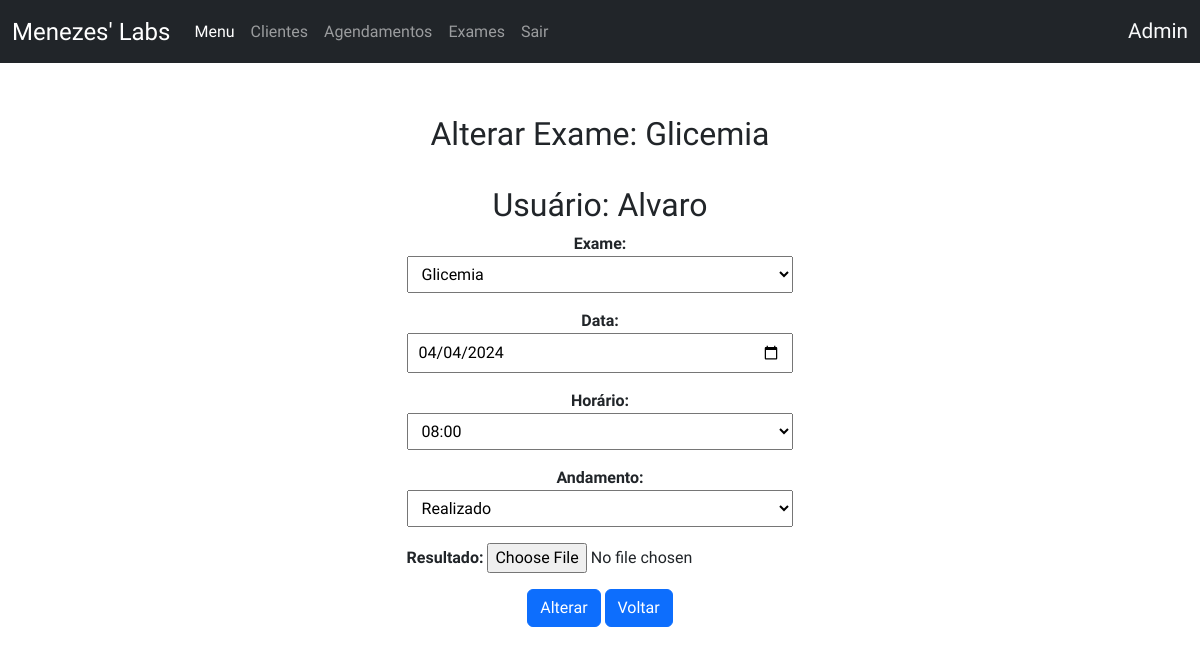
The app's page /alterar/21/ (signed in), older data.
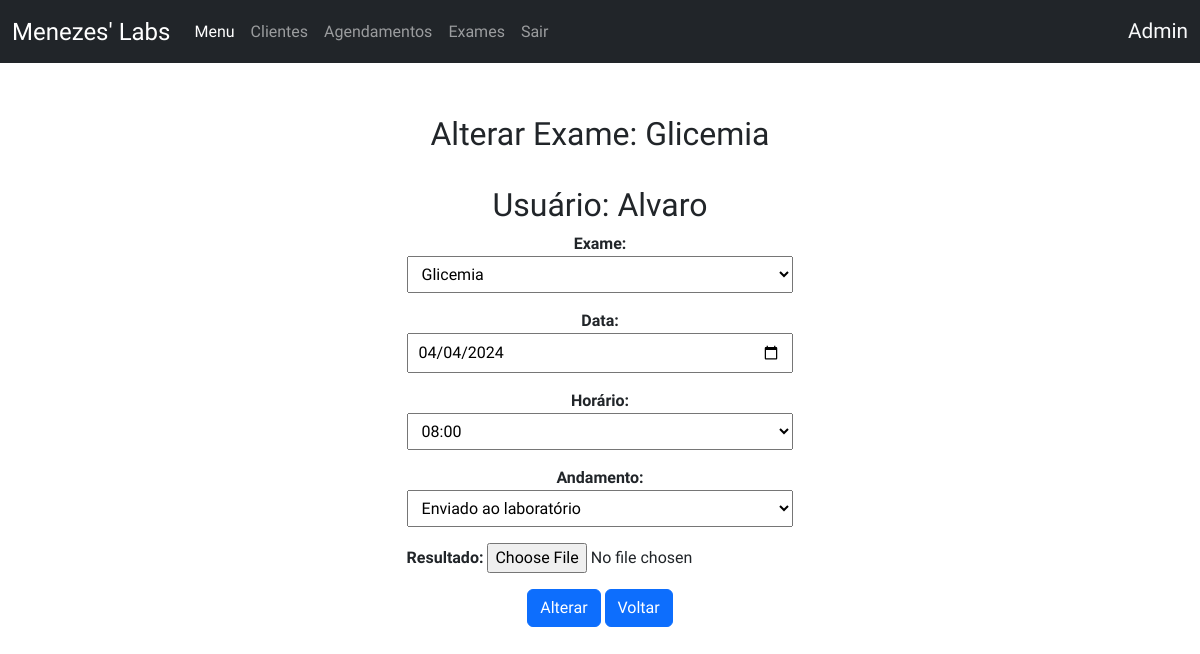
The same page, newer data.
### crud/models.py (models this page shows, shortened)
class Base(models.Model):
    criado = models.DateTimeField(verbose_name ='Criado em',auto_now_add=True)
    modificado = models.DateTimeField(verbose_name ='Modificado em',auto_now=True)
    ativo = models.BooleanField(verbose_name ='Ativo?',default=True)
    class Meta:
        abstract = True

class AgendamentoExame(Base):
    exame = models.ForeignKey(Exame,verbose_name='Exame',on_delete=models.CASCADE)
    data = models.DateField('Data',auto_now=False,auto_now_add=False)
    usuario = models.ForeignKey(User,verbose_name='Usuário',on_delete=models.CASCADE)
    HORARIO_CHOICES = (
    ('07:00', '07:00'),
    ('08:00', '08:00'),
    ('09:00', '09:00'),
    ('10:00', '10:00'),
    ('11:00', '11:00'),
    ('13:00', '13:00'),
    ('14:00', '14:00'),
    ('15:00', '15:00'),
    ('16:00', '16:00'),
    ('17:00', '17:00'),
)
    ANDAMENTO_CHOICES = (
        ('Agendado', 'Agendado'),
        ('Realizado', 'Realizado'),
        ('Enviado ao laboratório', 'Enviado ao laboratório'),
        ('Concluído', 'Concluído'),
        ('Cancelado', 'Cancelado'),
    )
    horario = models.CharField(verbose_name ='Horário', max_length = 5 ,choices=HORARIO_CHOICES)
    andamento = models.CharField(verbose_name ='Andamento',max_length=30,choices=ANDAMENTO_CHOICES,default='Agendado')
    resultado = models.FileField('Resultado',upload_to='pdfs/',null=True,blank=True)
    class Meta:
        verbose_name = 'Agendamento'
        verbose_name_plural = 'Agendamentos'
        ordering = ['data','horario']

class Exame(Base):
    nome = models.CharField('Nome',max_length=100)
    def __str__(self):
        return self.nome
    class Meta:
        verbose_name = 'Exame'
        verbose_name_plural = 'Exames'
        ordering = ['nome']

### crud/views.py (the view, shortened to what this page needs)
# urls.py: path('alterar/<int:pk>/', AdminUpdateView.as_view(), name='update_admin'),
class AdminUpdateView(UserPassesTestMixin, UpdateView):
    template_name = 'adm/agendamento/update.html'
    model = AgendamentoExame
    form_class = AdminAgendamentoExameForm
    context_object_name = 'agendamentos'
    success_url = reverse_lazy('admin')
    def test_func(self):
        return self.request.user.is_superuser

### crud/forms.py (shortened to what this page needs)
class AdminAgendamentoExameForm(forms.ModelForm):
    class Meta:
        model = AgendamentoExame
        fields = ['exame','data','horario','andamento','resultado']
        widgets = {
            'data': forms.TextInput(attrs={'class': 'form-floating', 'type': 'date'}),
            'exame': forms.Select(attrs={'class': 'form-floating'}),
            'horario': forms.Select(attrs={'class': 'form-floating'}),
            'andamento': forms.Select(attrs={'class': 'form-floating'}),
            'resultado': forms.ClearableFileInput(attrs={'class': 'form-floating'}),
        }

### crud/templates/adm/agendamento/update.html (shortened to what this page needs)
{% extends 'base.html' %}
{% block content %}
<div class="create">
    <h1 style="margin: 4vh 0;">Alterar Exame: {{agendamentos.exame}}</h1>
    <h2>Usuário: {{agendamentos.usuario|capfirst}}</h2>
    <form id="alterar-form" method="POST" enctype="multipart/form-data">
        {{form.as_p}}
        <button type="submit" class="btn btn-primary">Alterar</button>
        <a href="{% url 'admin' %}" class="btn btn-primary" >Voltar</a>
        <br>
    </form>
</div>
{% endblock %}

Row changes from the older to the newer data that the page shows:
changed AgendamentoExame "Glicemia": andamento "Realizado" → "Enviado ao laboratório"
